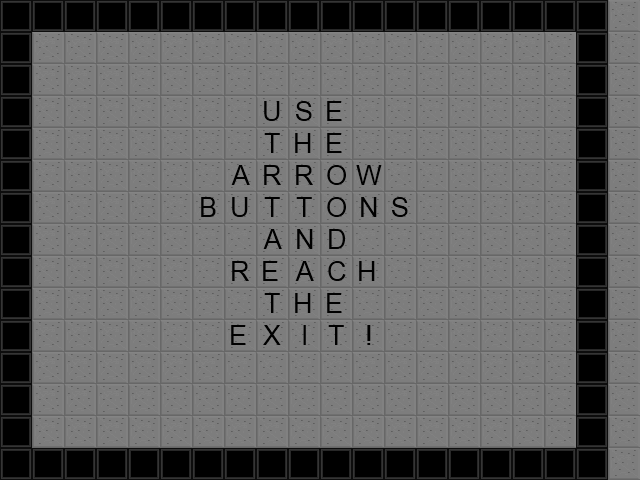

Rendered tile map (Tiled .tmx) drawn with the repository's tilesets; below, a short description and the map source with its tile grids summarised:
An orthogonal 20x15 tile map with 32x32 px tiles, 1 tile layer (Kachelebene 1).

<map version="1.0" orientation="orthogonal" width="20" height="15" tilewidth="32" tileheight="32">
 <tileset firstgid="1" name="tiles_test" tilewidth="32" tileheight="32">
  <image source="tiles_test.png" width="512" height="512" />
 </tileset>
 <layer name="Kachelebene 1" width="20" height="15">
  <data>[300 cells, 300 non-empty, 18 distinct tile ids]</data>
 </layer>
</map>
